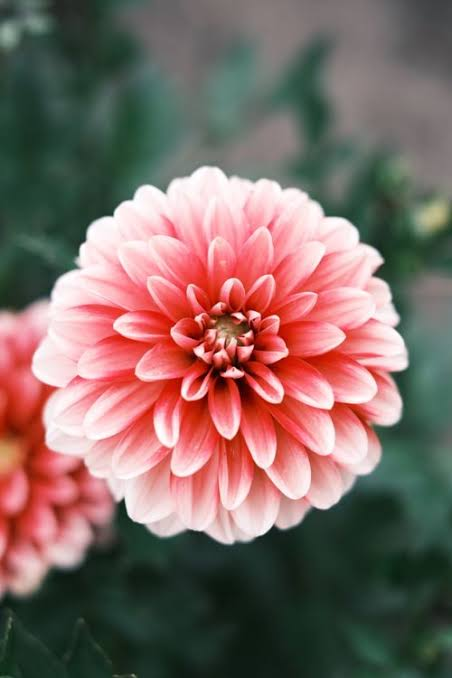
#> input picture image.jpg, 452 x 678 px
$ python foreground_subtraction.py
#> lines starting #> are read from the running program, lines starting #| are printed output that depends on the picture; after the words box and inside, x2 and y2 are one past the last pixel; in counts of white or black regions, pixels touching at a corner belong together
#> the answer given: image.jpg

import cv2
import numpy as np

def foreground_subtraction(image_path):
    # Read the input image
#> called with image_path = 'image.jpg'
    img = cv2.imread(image_path)
#> img is the input picture: shape (678, 452, 3); mean B, G, R 99.9, 105.6, 128.6

    if img is None:
        print("Error: Image not found!")
        return

    # Convert image from BGR to HSV
    hsv = cv2.cvtColor(img, cv2.COLOR_BGR2HSV)
#> hsv: shape (678, 452, 3); mean H, S, V 84.6, 87.5, 139.6

    # Define foreground color levels
    lower = np.array([0, 50, 50])
    upper = np.array([180, 255, 255])

    # Create mask for foreground
    mask = cv2.inRange(hsv, lower, upper)
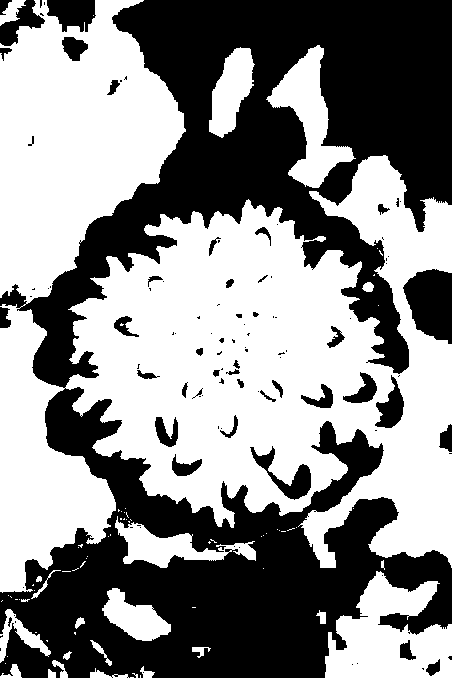
#> mask: shape (678, 452); 54.2% white; 106 black regions (65 under 20 px), largest, box (x1, y1, x2, y2) and area: (0, 0, 452, 678) 129275, (403, 269, 452, 344) 2716, (47, 0, 96, 32) 1151

    # Subtract the foreground
    result = cv2.bitwise_and(
        img, img, mask=cv2.bitwise_not(mask)
    )
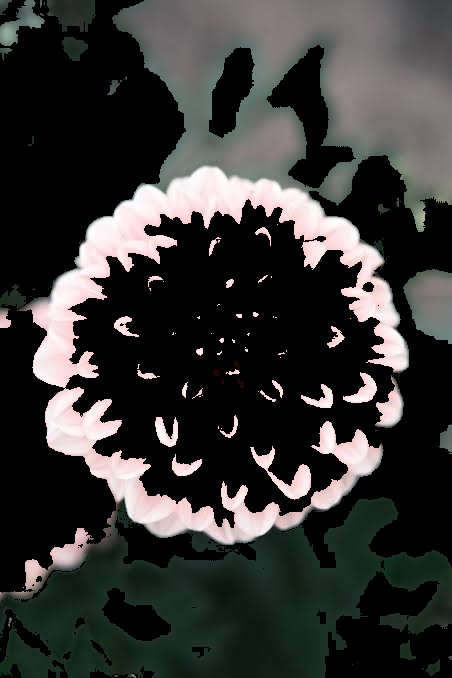
#> result: shape (678, 452, 3); mean B, G, R 52.8, 54.5, 54.7

    # Display images
    cv2.imshow("Original Image", img)
    cv2.imshow("Foreground Mask", mask)
    cv2.imshow("Foreground Subtracted", result)

    # Save output
    cv2.imwrite("foreground_subtracted.jpg", result)

    cv2.waitKey(0)
    cv2.destroyAllWindows()

    print("Foreground subtraction completed successfully!")

# Get image name from user
image_path = input("Enter image file name: ")

foreground_subtraction(image_path)
